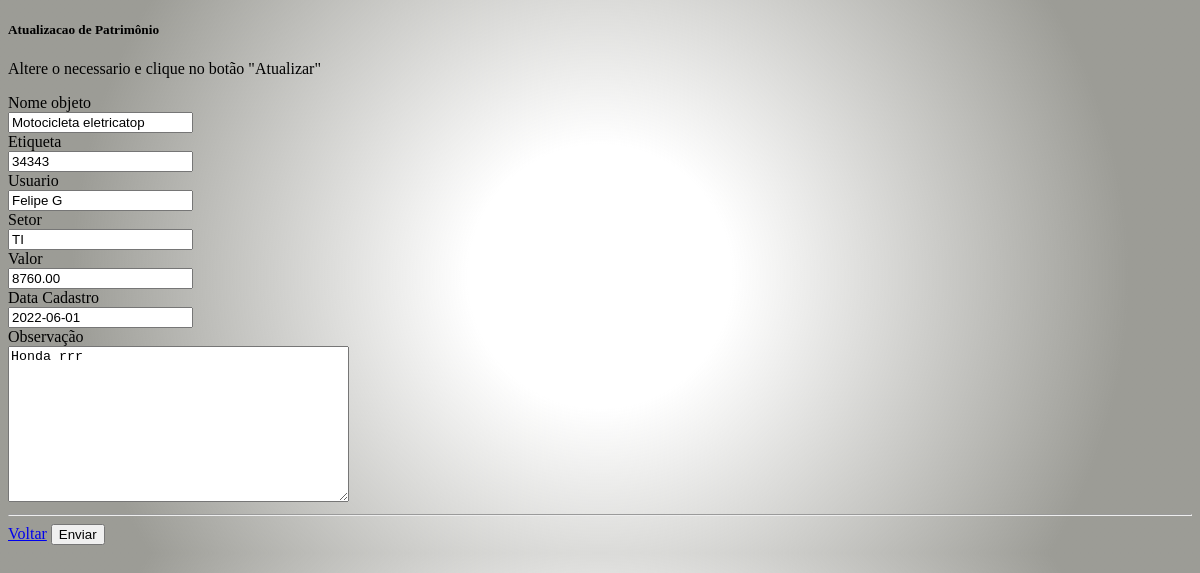
/atualiza/8, run on an earlier commit of the app's database.
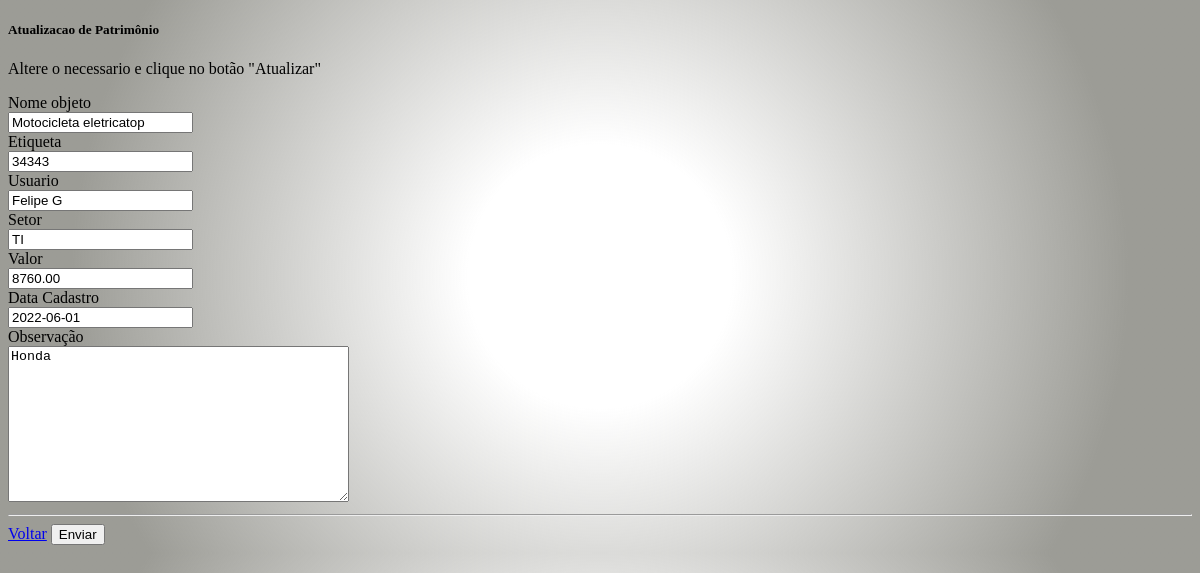
And on a later commit of the database.
### core/models.py (models this page shows)
class Patrimonio(models.Model):
    nome_objeto = models.CharField(
        max_length=30,
        null=False,    # Não pode ser nulo
        blank=False    # Não pode ficar em branco
    )
    etiqueta = models.IntegerField(
        default=0,
        null=False,
        blank=False
    )
    usuario = models.CharField(
        max_length=50,
        null=False,
        blank=False
    )
    setor = models.CharField(
        max_length=20,
        null=False,
        blank=False
    )
    valor = models.DecimalField(
        max_digits=10,
        decimal_places=2
    )
    dt_cadastro = models.DateField(
    )
    observacao = models.TextField(
        max_length=300
    )
    objetos = models.Manager()

### patrimonio/views.py (the view)
# urls.py: path('atualiza/<pk>', AtualizaPatrimonio.as_view(), name='atualiza_patrimonio'),
class AtualizaPatrimonio(UpdateView):
    template_name = "patrimonio/atualiza.html"
    model = Patrimonio
    fields = '__all__'  # substitui listar tosos os campos
    success_url = reverse_lazy("patrimonio:listagem") # pós cadastrado vai para a lista

### patrimonio/templates/patrimonio/atualiza.html (shortened to what this page needs)
{% extends "patrimonio/base.html" %}
{% block conteudo %}
<div>
    <div>
    <div>
        <div>
        <div>
            <h5>Atualizacao de Patrimônio</h5>
            <p>
            Altere o necessario e clique no botão "Atualizar"
            </p>
            <form method="post">
                <div>
                    <div>
                    <span>Nome objeto</span>
                    </div>
                    {% render_field form.nome_objeto class+="form-control" %}
                </div>
                <div>
                    <div>
                    <span>Etiqueta</span>
                    </div>
                    {% render_field form.etiqueta class+="form-control" %}
                </div>
                <div>
                    <div>
                    <span>Usuario</span>
                    </div>
                    {% render_field form.usuario class+="form-control" %}
                </div>
                <div>
                    <div>
                    <span>Setor</span>
                    </div>
                    {% render_field form.setor class+="form-control" %}
                </div>
                <div>
                    <div>
                    <span>Valor</span>
                    </div>
                    {% render_field form.valor class+="form-control" %}
                </div>
                <div>
                    <div>
                    <span>Data Cadastro</span>
                    </div>
                    {% render_field form.dt_cadastro class+="form-control" %}
                </div>
                <div>
                    <div>
                    <span>Observação</span>
                    </div>
                    {% render_field form.observacao class+="form-control" %}
                </div>
                <hr>
                <div class="text-right">
                    <a href="{% url 'patrimonio:listagem' %}">Voltar</a>
                    <button>Enviar</button>
                </div>
            </form>
        </div>
        </div>
    </div>
    </div>
</div>
{% endblock %}

What changed in the data, as far as the page shows it:
changed Patrimonio "Motocicleta eletricatop": observacao "Honda rrr" → "Honda"
